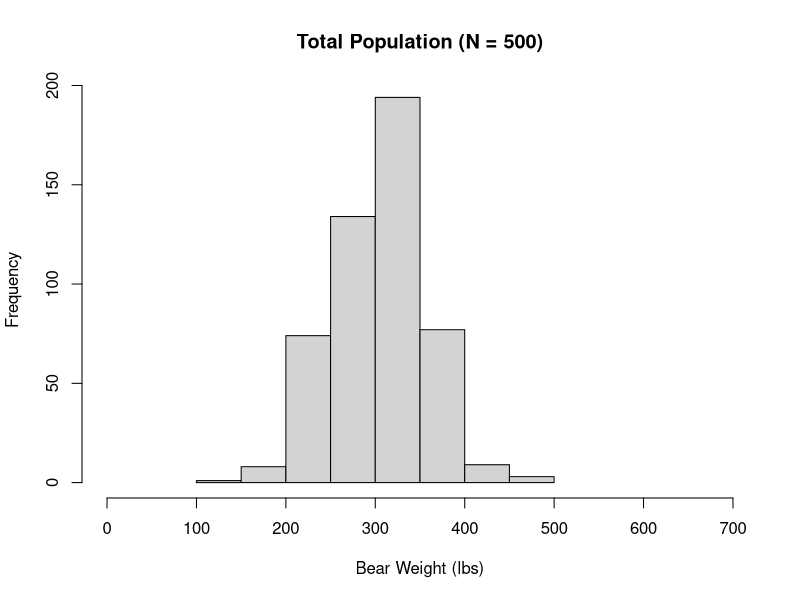
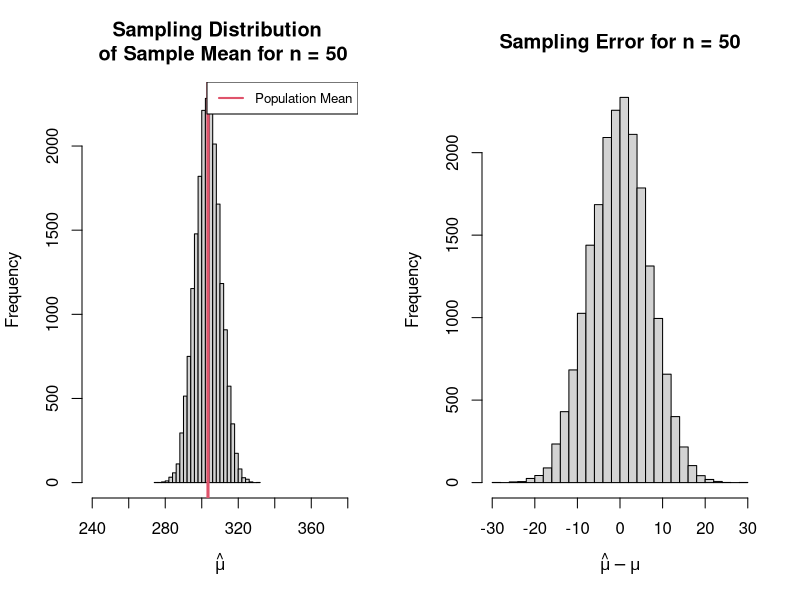
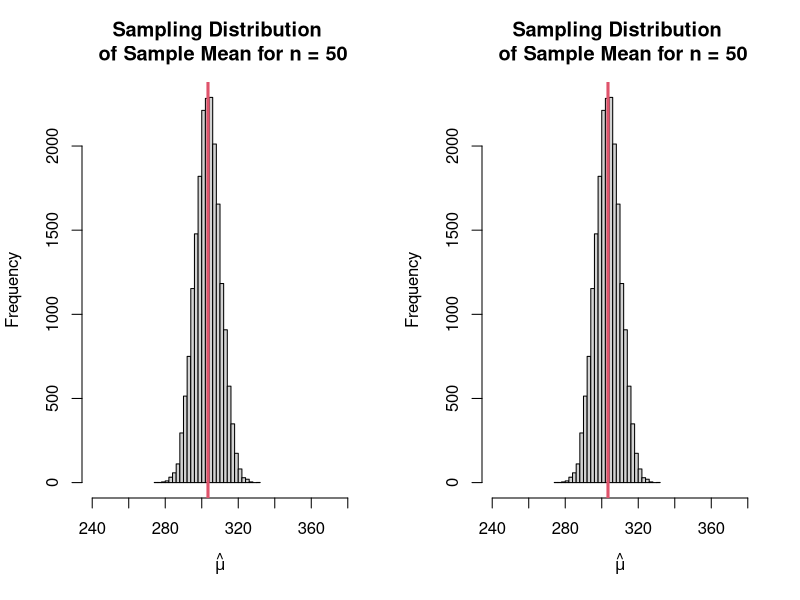
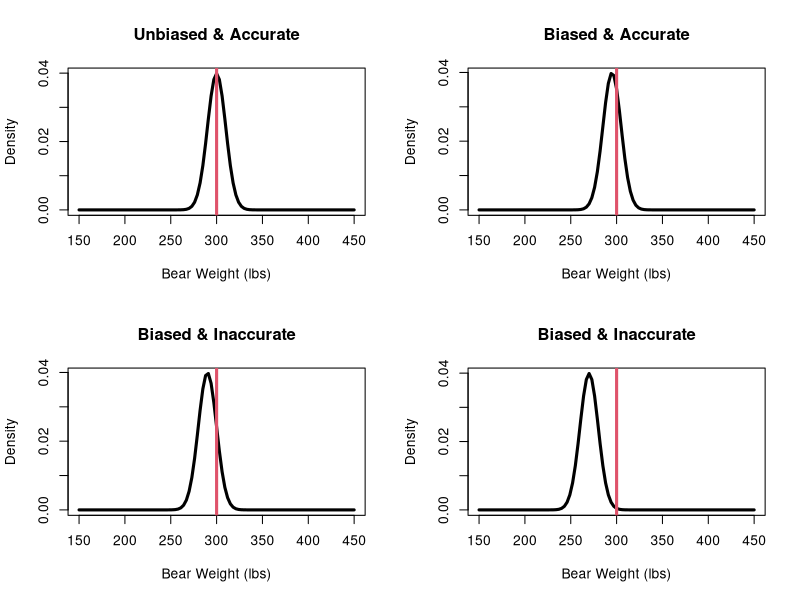
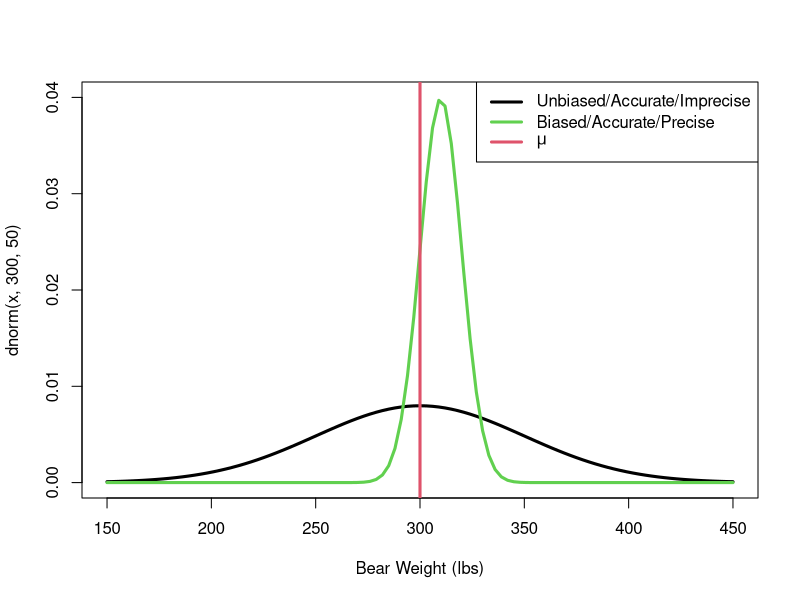
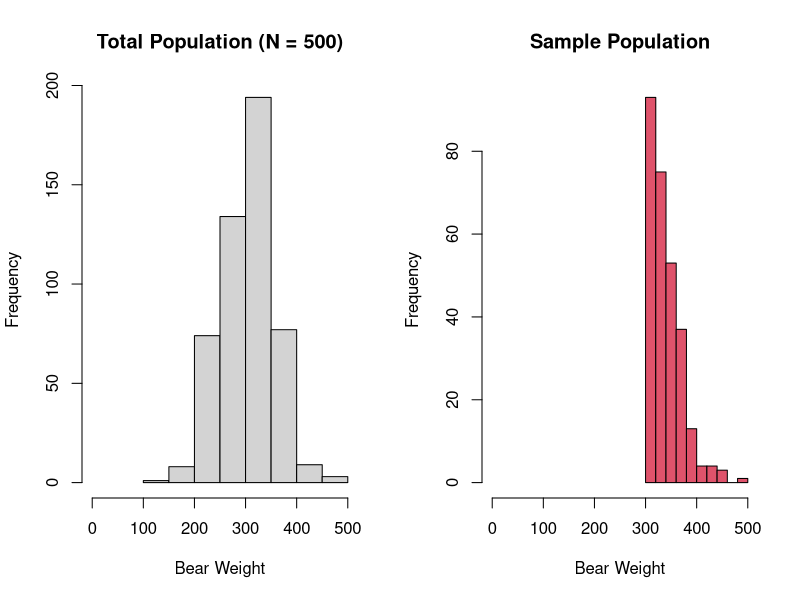
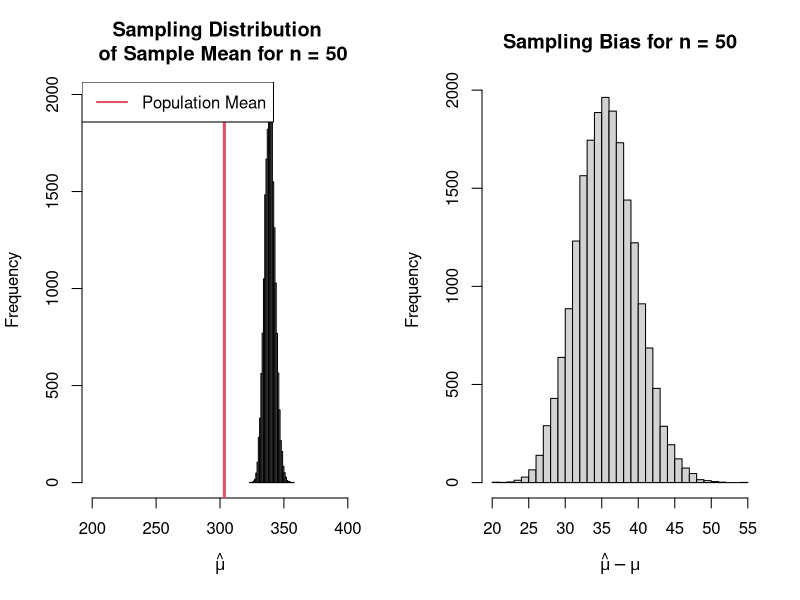
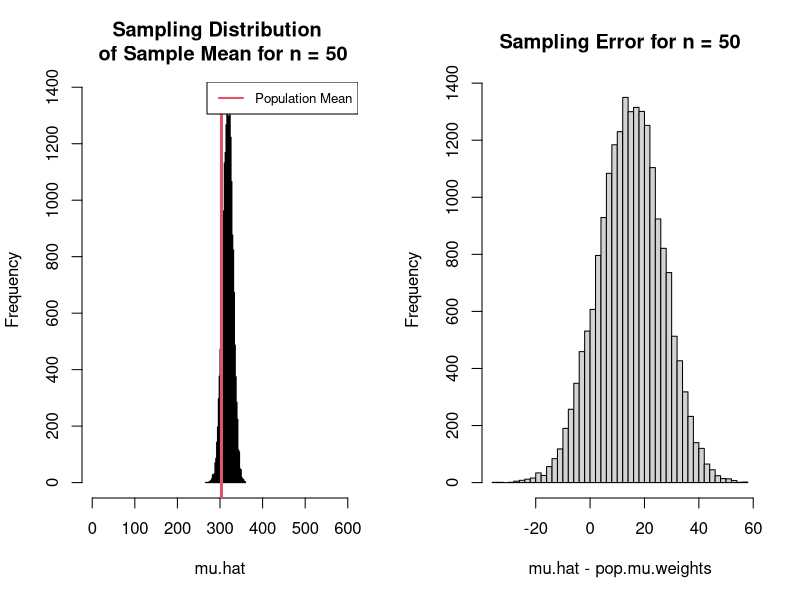

These figures' R source, in order: (Note: this script raises an error after producing the figures.)
## ---- chunk 1

# Create 'truth'
  set.seed(3433)
  pop.weights = rnorm(n = 500, mean = 300, sd = 50)

#Population mean
  pop.mu.weights = mean(pop.weights)

#Population standard deviation
  pop.sd.weights = sd(pop.weights)
  
# Sample Size  
  N = length(pop.weights)

# histogram    
  hist(pop.weights, main = "Total Population (N = 500)",freq=TRUE,xlim=c(0,700),xlab="Bear Weight (lbs)")  
## ---- chunk 2
  pop.weights[1:5]
## ---- chunk 3
# Sample Size
  n = 50

# Sample and estimate mean one time
  sample.1 = mean(
                  sample(pop.weights,
                         n,
                         replace = FALSE
                         )
                  )

# Calculate Sampling Error
  sample.1 - pop.mu.weights
## ---- chunk 4
# Create function to sample 50 units and take the mean
 sample.mean.fn = function(target,n){
                                     mean(
                                         sample(target,n)
                                          )
                                     }
# Repeat the above function 20000 times
  mu.hat = replicate(20000,
                     sample.mean.fn(pop.weights,n)
                     )

## ---- chunk 5
par(mfrow=c(1,2))
hist(mu.hat,breaks=40,main = "Sampling Distribution \n of Sample Mean for n = 50",xlim=c(240,380),
     xlab=expression(hat(mu)))
abline(v=pop.mu.weights,lwd=3,col=2)
legend("topright",legend=c("Population Mean"),lwd=2,col=2,cex=0.8)
hist(mu.hat-pop.mu.weights,breaks=40,main = "Sampling Error for n = 50",
     xlab=expression(hat(mu)- mu))
## ---- chunk 6
hist(mu.hat,breaks=40,main = "Sampling Distribution \n of Sample Mean for n = 50",xlim=c(240,380),
     xlab=expression(hat(mu)))
abline(v=pop.mu.weights,lwd=3,col=2)
## ---- chunk 7
hist(mu.hat,breaks=40,main = "Sampling Distribution \n of Sample Mean for n = 50",xlim=c(240,380),
     xlab=expression(hat(mu)))
abline(v=pop.mu.weights,lwd=3,col=2)
## ---- chunk 8
lower = pop.mu.weights - pop.mu.weights*0.05
upper = pop.mu.weights + pop.mu.weights*0.05

length(which(mu.hat > lower & mu.hat < upper)) / length(mu.hat)

## ---- chunk 9
par(mfrow=c(2,2))
curve(dnorm(x, 300, 10),lwd=3,xlim=c(150,450),main="Unbiased & Accurate",xlab="Bear Weight (lbs)",
      ylab="Density")
abline(v=300,lwd=3,col=2)

curve(dnorm(x, 295, 10),lwd=3,xlim=c(150,450),main="Biased & Accurate",xlab="Bear Weight (lbs)",
      ylab="Density")
abline(v=300,lwd=3,col=2)

curve(dnorm(x, 290, 10),lwd=3,xlim=c(150,450),main="Biased & Inaccurate",xlab="Bear Weight (lbs)",
      ylab="Density")
abline(v=300,lwd=3,col=2)

curve(dnorm(x, 270, 10),lwd=3,xlim=c(150,450),main="Biased & Inaccurate",xlab="Bear Weight (lbs)",
      ylab="Density")
abline(v=300,lwd=3,col=2)
## ---- chunk 10
par(mfrow=c(1,1))
curve(dnorm(x, 300, 50),lwd=3,xlim=c(150,450),ylim=c(0,0.04),xlab="Bear Weight (lbs)")
curve(dnorm(x, 310, 10),lwd=3,add=TRUE,col=3)
legend("topright",lwd=3,col=c(1,3,2),legend=c("Unbiased/Accurate/Imprecise",
                                            "Biased/Accurate/Precise",
                                            expression(mu)))
abline(v=300,lwd=3,col=2)
## ---- chunk 11
  sample.pop.weights = pop.weights[which(pop.weights>300)]

par(mfrow=c(1,2))
  hist(pop.weights, main = "Total Population (N = 500)",freq=TRUE,xlim=c(0,500),xlab="Bear Weight")
  hist(sample.pop.weights, main = "Sample Population",col=2,freq=TRUE,xlim=c(0,500),xlab="Bear Weight")
## ---- chunk 12
#Repeat the above function 20000 times
set.seed(54343)
mu.hat=replicate(20000,sample.mean.fn(sample.pop.weights,n))
par(mfrow=c(1,2))
hist(mu.hat,breaks=40,main = "Sampling Distribution \n of Sample Mean for n = 50",
     xlim=c(200,400),xlab=expression(hat(mu)))
abline(v=pop.mu.weights,lwd=3,col=2)
legend("topleft",legend=c("Population Mean"),lwd=2,col=2)
hist(mu.hat-pop.mu.weights,breaks=40,main = "Sampling Bias for n = 50",xlab=expression(hat(mu)- mu))
## ---- chunk 13
#Repeat the above function 20000 times
biased.sample.mean.fn = function(x,n){
                                  temp=sample(x,n)
                                  sum(temp^0.38)/length(temp)^(1/10000)
}
set.seed(54343)
mu.hat=replicate(20000,biased.sample.mean.fn(pop.mu.weights,n))
par(mfrow=c(1,2))
hist(mu.hat,breaks=40,main = "Sampling Distribution \n of Sample Mean for n = 50",
     xlim=c(0,600))
abline(v=pop.mu.weights,lwd=3,col=2)
legend("topright",legend=c("Population Mean"),lwd=2,col=2,cex=0.8)
hist(mu.hat-pop.mu.weights,breaks=40,main = "Sampling Error for n = 50")
## ---- chunk 14
#Output code into R file
knitr::purl(input="../FW552/Sampling1.qmd",output="../FW552/Sampling1.r")
